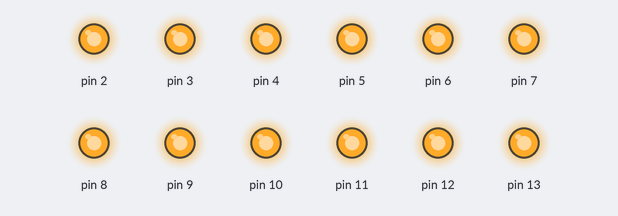
Recording of a sketch running on a simulated Arduino Uno, built with avr-gcc and run on an emulated ATmega328P. On the bench: output pins drawn as LEDs (lit = HIGH).

Above: at 0.02 s.
At 0.37 s:
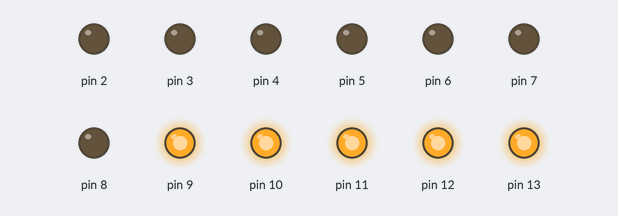
At 0.72 s:
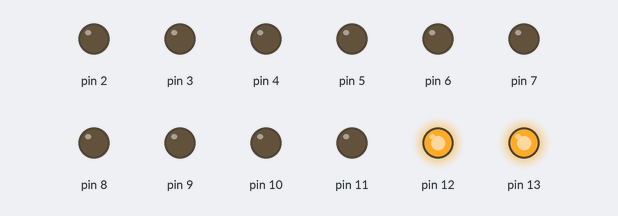
At 1.47 s:
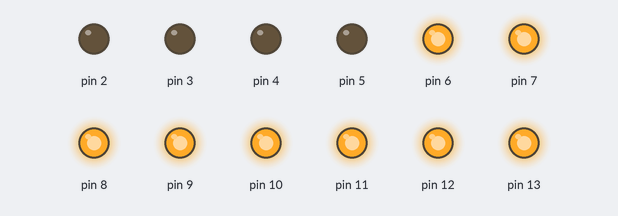
At 2.17 s:
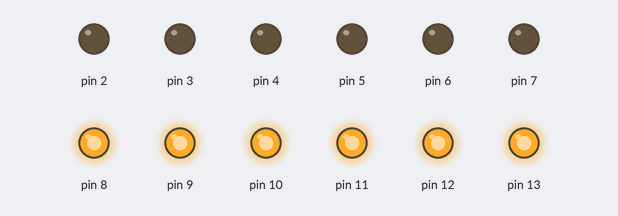
At 2.92 s:
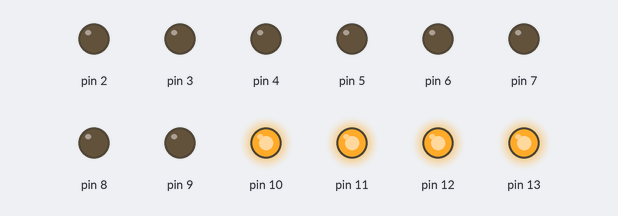
Timing chart, 0 to 3.2 s (numbered marks = the images above):
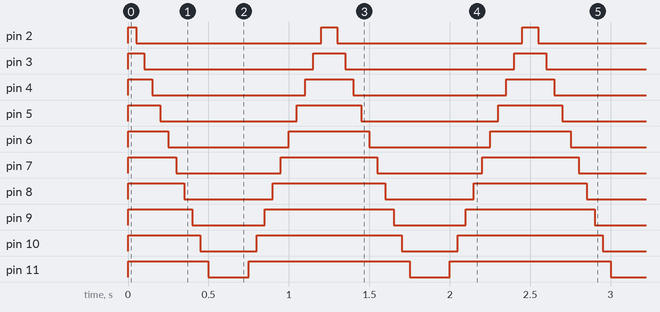

The sketch:

digital_pin_check.ino
```cpp
/*Cycles through pins D2-D13 of the aruduino.
/ Connect pins D2-D13 to LED'S via a 220ohm resistor.
*/
void setup() {
pinMode(2, OUTPUT);
pinMode(3,OUTPUT);
pinMode(4, OUTPUT);
pinMode(5,OUTPUT);
pinMode(6,OUTPUT);
pinMode(7,OUTPUT);
pinMode(8, OUTPUT);
pinMode(9,OUTPUT);
pinMode(10,OUTPUT);
pinMode(11,OUTPUT);
pinMode(12,OUTPUT);
pinMode(13,OUTPUT);
}

void loop() {
digitalWrite(2,HIGH);
digitalWrite(3,HIGH);
digitalWrite(4,HIGH);
digitalWrite(5,HIGH);
digitalWrite(6,HIGH);
digitalWrite(7, HIGH);
digitalWrite(8,HIGH);
digitalWrite(9,HIGH);
digitalWrite(10,HIGH);
digitalWrite(11,HIGH);
digitalWrite(12,HIGH);
digitalWrite(13,HIGH);

delay (50);

digitalWrite(2, LOW);

delay(50);

digitalWrite(3,LOW);

delay(50);

digitalWrite(4, LOW);

delay(50);

digitalWrite(5,LOW);

delay(50);

digitalWrite(6,LOW);

delay(50);

digitalWrite(7,LOW);

delay(50);

digitalWrite(8, LOW);

delay(50);

digitalWrite(9,LOW);

delay(50);

digitalWrite(10,LOW);

delay(50);
digitalWrite(11,LOW);

delay(50);

digitalWrite(12, LOW);

delay(50);

digitalWrite(13, LOW);

delay(50);

digitalWrite(13, HIGH);

delay(50);

digitalWrite(12,HIGH);

delay(50);

digitalWrite(11, HIGH);

delay(50);

digitalWrite(10,HIGH);

delay(50);

digitalWrite(9,HIGH);

delay(50);

digitalWrite(8,HIGH);

delay(50);

digitalWrite(7, HIGH);

delay(50);

digitalWrite(6,HIGH);

delay(50);

digitalWrite(5,HIGH);

delay(50);
digitalWrite(4,HIGH);

delay(50);

digitalWrite(3, HIGH);

delay(50);

digitalWrite(2, HIGH);

delay(50);

}
```

Measured:
- by itself, pin 2: alternates HIGH for 0.10 s and LOW for 1.2 s
- by itself, pin 3: repeats every 1.3 s: LOW 1.1 s, HIGH 0.20 s
- by itself, pin 4: repeats every 1.3 s: LOW 0.95 s, HIGH 0.30 s
- by itself, pin 5: repeats every 1.3 s: LOW 0.85 s, HIGH 0.40 s
- by itself, pin 6: repeats every 1.3 s: LOW 0.75 s, HIGH 0.50 s
- by itself, pin 7: repeats every 1.3 s: LOW 0.65 s, HIGH 0.60 s
- by itself, pin 8: repeats every 1.3 s: LOW 0.55 s, HIGH 0.70 s
- by itself, pin 9: repeats every 1.3 s: LOW 0.45 s, HIGH 0.80 s
